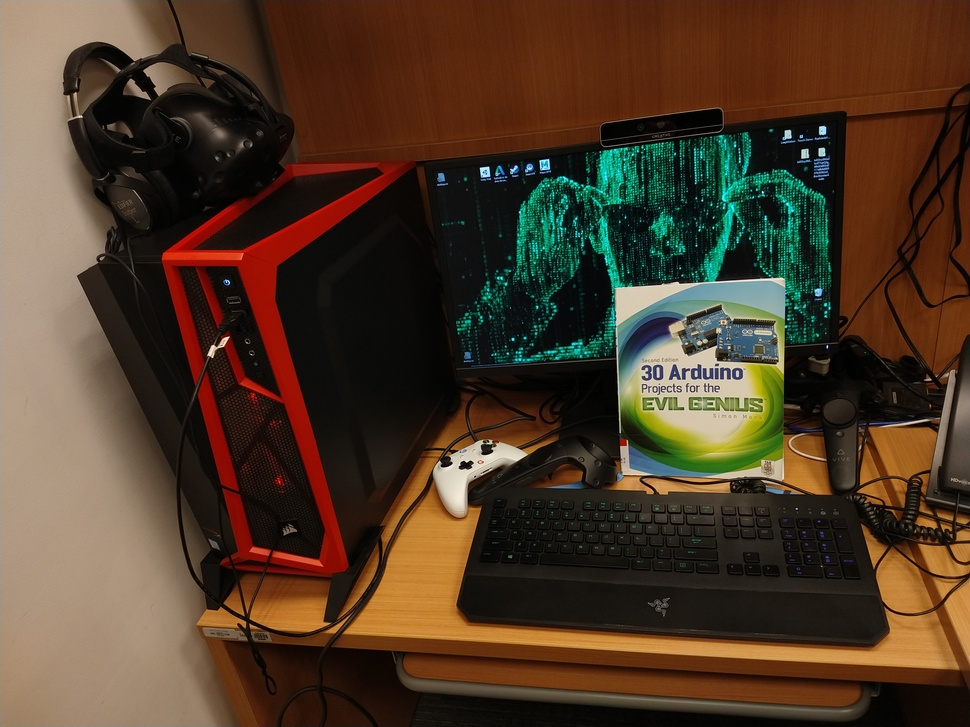
#> input picture arduino_mesa.jpg, 970 x 727 px, shrunk from 4032 x 3024 before the run, given in place of the camera
$ python videoplay.py
#> lines starting #> are read from the running program, lines starting #| are printed output that depends on the picture
#!/usr/bin/python
# -*- coding: utf-8 -*-

import cv2
from matplotlib import pyplot as plt
import numpy as np
import time as t
import sys
import math
print ("OpenCV Version : %s " % cv2.__version__)

from ipywidgets import widgets, interact, interactive, FloatSlider, IntSlider

import auxiliar as aux

if (sys.version_info > (3, 0)):
    # Modo Python 3
    import importlib
    importlib.reload(aux) # Para garantir que o Jupyter sempre relê seu trabalho
else:
    # Modo Python 2
    reload(aux)

cap = cv2.VideoCapture(0)
rosa = "#ff004d"
azul = "#0173fe"

def auto_canny(image, sigma=0.33):
    # compute the median of the single channel pixel intensities
    v = np.median(image)

    # apply automatic Canny edge detection using the computed median
    lower = int(max(0, (1.0 - sigma) * v))
    upper = int(min(255, (1.0 + sigma) * v))
    edged = cv2.Canny(image, lower, upper)

    # return the edged image
    return edged


while(True):
    # Capture frame-by-frame
    ret, frame = cap.read()
#> frame is the input picture: shape (727, 970, 3); mean B, G, R 39.8, 58.2, 78.1
    hsv = cv2.cvtColor(frame, cv2.COLOR_BGR2HSV)
#> hsv: shape (727, 970, 3); mean H, S, V 23.8, 145.9, 83.3

    blur = cv2.GaussianBlur(hsv,(5,5),0)
#> blur: shape (727, 970, 3); mean H, S, V 23.8, 145.9, 83.3
    bordas = auto_canny(blur)
#> in auto_canny, `v = np.median(image)`: v = 69
#> in auto_canny, `lower = int(max(0, (1.0 - sigma) * v))`: lower = 46
#> in auto_canny, `upper = int(min(255, (1.0 + sigma) * v))`: upper = 91
#> in auto_canny, `edged = cv2.Canny(image, lower, upper)`:
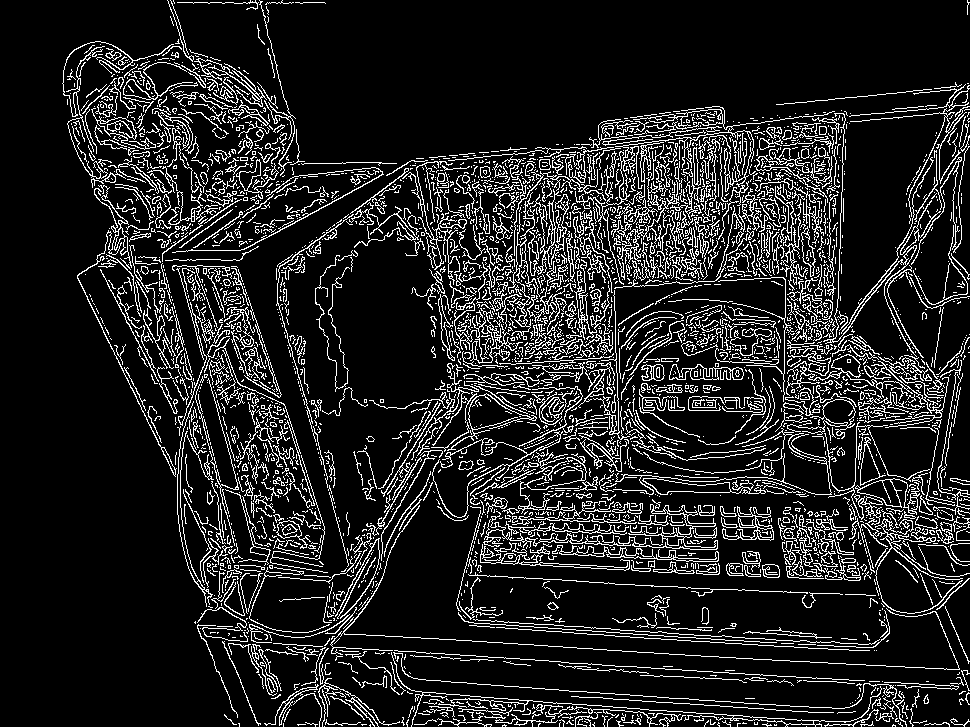
#> edged: shape (727, 970); 13.3% white in thin lines or dots
    circles = []
    bordas_color = cv2.cvtColor(bordas, cv2.COLOR_GRAY2BGR)
#> bordas_color: shape (727, 970, 3); 13.3% white in thin lines or dots
    circles = None
    circles=cv2.HoughCircles(bordas,cv2.HOUGH_GRADIENT,2,40,param1=50,param2=100,minRadius=5,maxRadius=40)
#> circles = 67 rows, first 8: [581, 335, 38.8], [805, 181, 38.8], [711, 157, 38.8], [549, 185, 38.8], [615, 235, 38.8], [801, 247, 38.8], [609, 175, 38.8], [699, 243, 38.8]

    if circles is not None:
        circles = np.uint16(np.around(circles))
#> circles = 67 rows, first 8: [581, 335, 39], [805, 181, 39], [711, 157, 39], [549, 185, 39], [615, 235, 39], [801, 247, 39], [609, 175, 39], [699, 243, 39]
        for i in circles[0,:]:

            # draw the outer circle
            # cv2.circle(img, center, radius, color[, thickness[, lineType[, shift]]])
            cv2.circle(bordas_color,(i[0],i[1]),i[2],(0,255,0),2)
            # draw the center of the circle
            cv2.circle(bordas_color,(i[0],i[1]),2,(0,0,255),3)
#> this loop made 67 passes
#> i on passes 1 to 12: [581, 335, 39], [805, 181, 39], [711, 157, 39], [549, 185, 39], [615, 235, 39], [801, 247, 39], [609, 175, 39], [699, 243, 39], [739, 241, 39], [831, 389, 39], [649, 153, 39], [681, 191, 39]
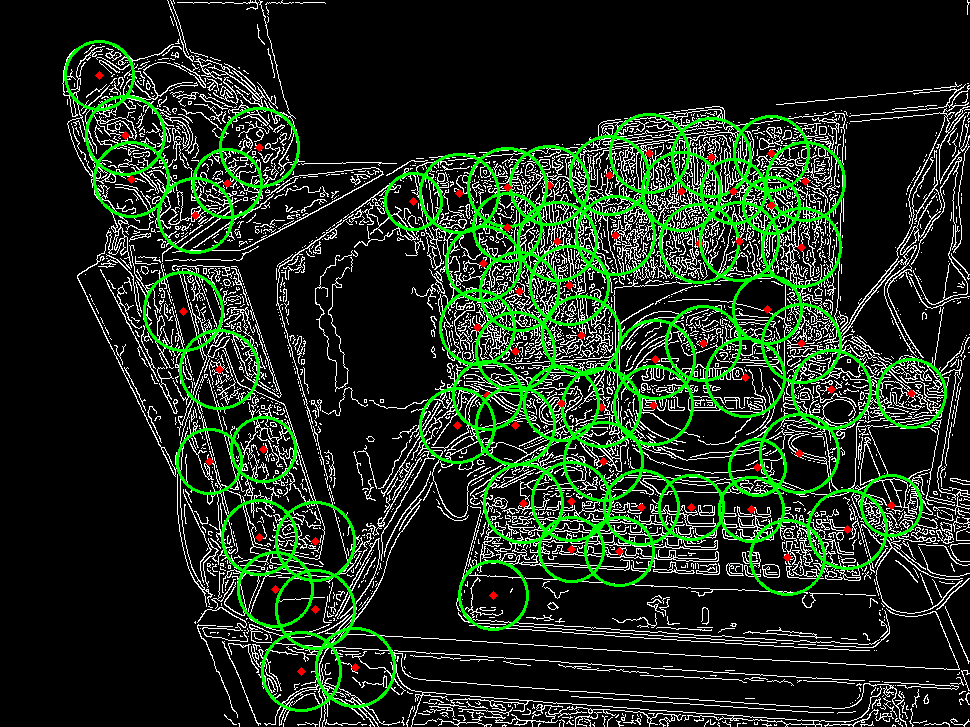
#> bordas_color: shape (727, 970, 3); mean B, G, R 29.5, 45.6, 30.4

    if ret == False:
        print("Codigo de retorno FALSO - problema para capturar o frame")

    # Our operations on the frame come here
    rgb = frame #cv2.cvtColor(frame, cv2.COLOR_BGR2RGB)
    #gray = cv2.cvtColor(frame, cv2.COLOR_BGR2GRAY)

#> (the run stopped early here; a loop or call above may not have finished)
